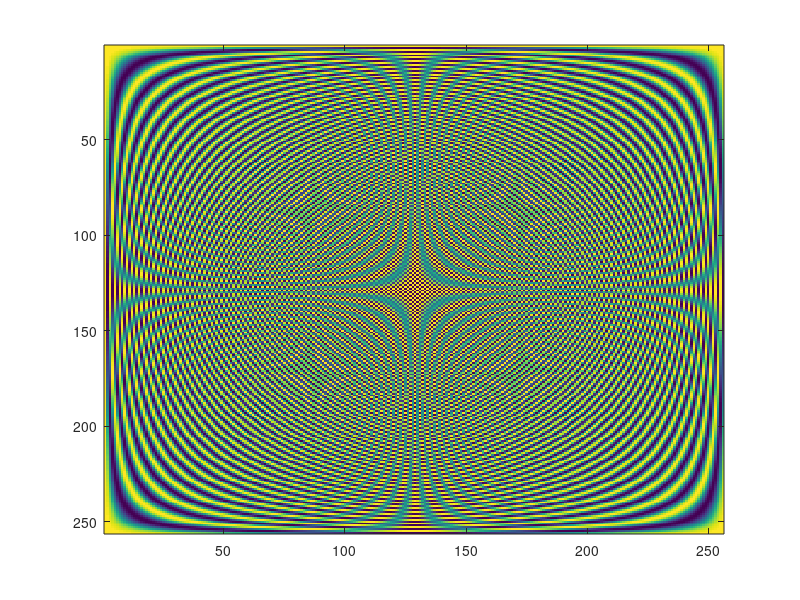

Here is the MATLAB script that generated this plot:
n = 256;
w = exp(-i*2*pi/n);

% Slow
for i=1:n
    for j=1:n
        DFT(i,j) = w^((i-1)*(j-1));
    end
end

% Fast
[I,J] = meshgrid(1:n,1:n);
DFT = w.^((I-1).*(J-1));
imagesc(real(DFT))